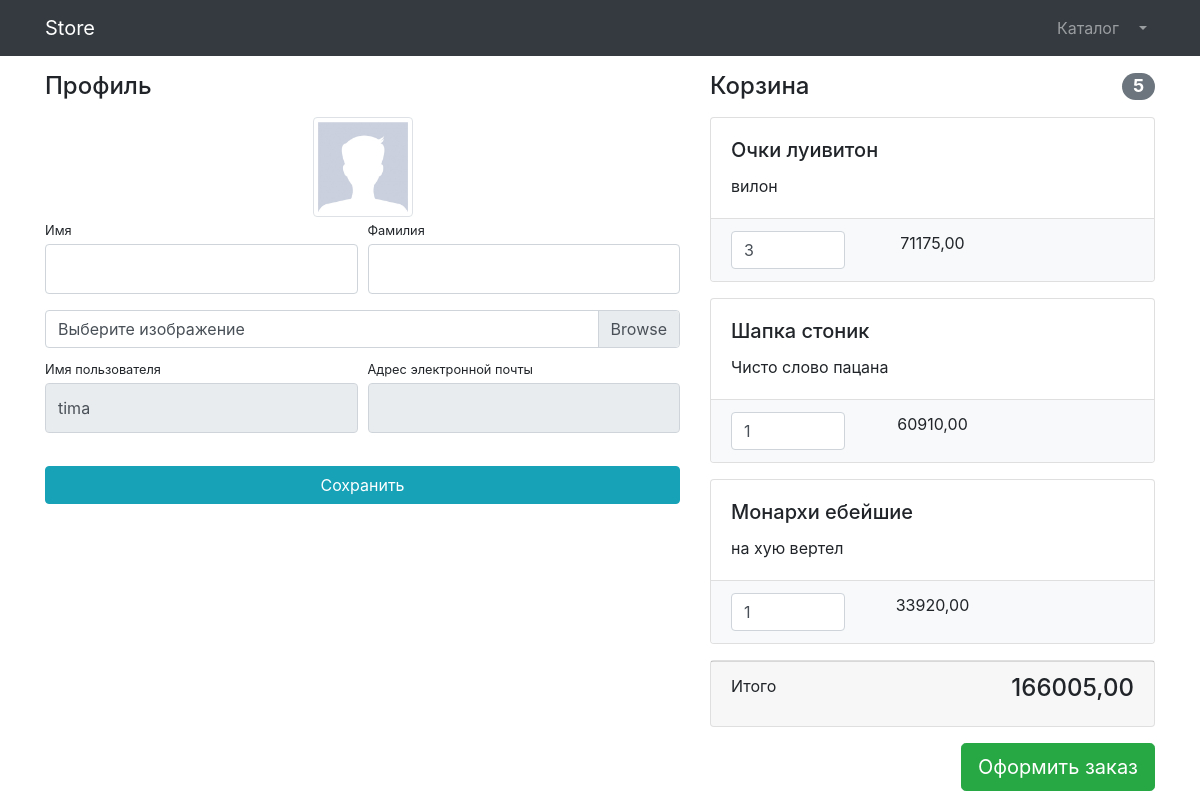
/users/profile/ (signed in), run on the app's committed database.
### users/models.py (models this page shows)
class User(AbstractUser):
    image = models.ImageField(upload_to='users_images', null=True, blank=True)

### product/models.py (models this page shows, shortened)
class Basket(models.Model):
    user = models.ForeignKey(to=User, on_delete=models.CASCADE)
    product = models.ForeignKey(to=Product, on_delete=models.CASCADE)
    quantity = models.PositiveSmallIntegerField(default=0)
    created_time = models.DateTimeField(auto_now_add=True)
    def sum(self):
        return self.product.price * self.quantity

class Product(models.Model):
    name = models.CharField(max_length=250)
    description = models.TextField()
    price = models.DecimalField(max_digits=7, decimal_places=2)
    quantity = models.PositiveIntegerField(default=0)
    image = models.ImageField(upload_to='products_images')
    category = models.ForeignKey(to=ProductCategory, on_delete=models.CASCADE)

### users/views.py (the view)
# urls.py: path('profile/', views.profile, name='prof'),
@login_required
def profile(request):
    if request.method == 'POST':
        form = Profile(instance=request.user, data=request.POST, files=request.FILES)
        if form.is_valid():
            form.save()
            return HttpResponseRedirect(reverse('prof'))
        else:
            print(form.errors)
    else:
        form = Profile(instance=request.user)
    basket = Basket.objects.filter(user=request.user)
    total_sum = sum(i.sum() for i in basket)
    total_quantity = sum(i.quantity for i in basket)
    context = {
        'form': form,
        'basket': basket,
        'total_sum': total_sum,
        'total_quantity': total_quantity,
    }
    return render(request, 'users/profile.html', context)

### users/forms.py
class Profile(UserChangeForm):
    username = forms.CharField(widget=forms.TextInput(attrs={
        'class': 'form-control py-4', 'readonly': 'True'}))
    first_name = forms.CharField(widget=forms.TextInput(attrs={
        'class': 'form-control py-4'}))
    last_name = forms.CharField(widget=forms.TextInput(attrs={
        'class': 'form-control py-4'}))
    email = forms.CharField(widget=forms.EmailInput(attrs={
        'class': 'form-control py-4', 'readonly': 'True'}))
    image = forms.ImageField(widget=forms.FileInput(attrs={
        'class': 'custom-file-input'}),required=False)
    class Meta:
        model = User
        fields = ['first_name', 'last_name', 'username', 'email', 'image']

### users/templates/users/profile.html (shortened to what this page needs)
{%extends 'product/base.html'%}
{%load static%}
{%block css%}<link href="{%static '/vendor/css/profile.css'%}" rel="stylesheet">{%endblock%}
{%block content%}
<div class="container">
    <div class="row">
        <div class="col-lg-7">
            <h4 class="mt-3 mb-3">Профиль</h4>
            <div class="col-lg-12 text-center">
                <img width="100" height="100"
                     src="{%if user.image%} {{user.image.url}} {%else%} {%static 'vendor/img/users/default_avatar.jpg'%} {%endif%}"
                     class="img-thumbnail">
            </div>
            <form action="{% url 'prof' %}" method="post" enctype="multipart/form-data">
                <div class="form-row">
                    <div class="col-lg-6">
                        <div class="form-group">
                            <label class="small mb-1" for="{{form.first_name.id_for_label}}">Имя</label>
                            {{form.first_name}}
                        </div>
                    </div>
                    <div class="col-lg-6">
                        <div class="form-group">
                            <label class="small mb-1" for="{{form.last_name.id_for_label}}">Фамилия</label>
                            {{form.last_name}}
                        </div>
                    </div>
                </div>
                <div class="form-row mb-2">
                    <div class="col-lg-12">
                        <div class="custom-file">
                            <label class="custom-file-label" for="{{form.image.id_for_label}}">Выберите изображение</label>
                        </div>
                    </div>
                </div>
                <div class="form-row">
                    <div class="col-lg-6">
                        <label class="small mb-1" for="{{form.username.id_for_label}}">Имя пользователя</label>
                        {{form.username}}
                    </div>
                    <div class="col-lg-6">
                        <label class="small mb-1" for="{{form.email.id_for_label}}">Адрес электронной
                            почты</label>
                        {{form.email}}
                    </div>
                </div>
                <div class="form-row">
                    <div class="col-lg-12" style="margin-top: 33px;">
                        <input class="btn btn-info btn-block" type="submit" value="Сохранить">
                    </div>
                </div>
            </form>
        </div>
        <div class="col-lg-5">
            {% include 'product/basket.html' %}
        </div>
    </div>
</div>
{%endblock%}

### product/templates/product/basket.html (shortened to what this page needs)
{%if basket%}
<h4 class="mt-3 mb-3 d-flex justify-content-between align-items-center mb-3">
    Корзина <span class="badge badge-secondary badge-pill">{{total_quantity}}</span>
</h4>
{%for basket in basket%}
<div class="card mb-3">
    <div class="card-body">
        <h5 class="card-title">{{ basket.product.name }}</h5>
        <p class="card-text">{{ basket.product.description }}</p>
    </div>
    <ul class="list-group list-group-flush">
        <li class="list-group-item bg-light">
            <div class="row text-center">
                <div class="col-lg-4">
                    <input name="basketID" type="number" class="form-control"
                           value="{{ basket.quantity }}" min="0">
                </div>
                <div class="col-lg-4">{{basket.sum}}</div>
                <div class="col-lg-4">
                </div>
            </div>
        </li>
    </ul>
</div>
{%endfor%}
<div class="card mb-3">
    <div class="card-footer">
        <p class="float-left">Итого</p>
        <h4 class="float-right">{{ total_sum }}</h4>
    </div>
</div>
<a class="btn btn-success btn-lg float-right" href="../orders/order-create.html">
    Оформить заказ
</a>
{%else%}
<h4 class="mt-3 mb-3 text-center">
    Корзина пуста
</h4>
{%endif%}

### data on the page
User: username "tima"
Basket: product.name "Очки луивитон", product.description "вилон", basketID "3", sum "71175,00"
Basket: product.name "Шапка стоник", product.description "Чисто слово пацана", basketID "1", sum "60910,00"
Basket: product.name "Монархи ебейшие", product.description "на хую вертел", basketID "1", sum "33920,00"

### other printed values
{{ total_quantity }} "5"
{{ total_sum }} "166005,00"
